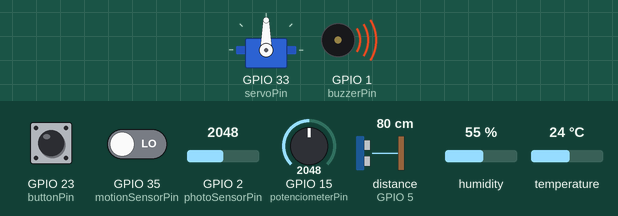
Simulated run of this sketch. Board: ESP32. On the bench: servo, buzzer (waves = sounding). The test bench sets the inputs (shaded band); at power-on: GPIO 2 (photoSensorPin) = 2048, GPIO 15 (potenciometerPin) = 2048, GPIO 23 (buttonPin) HIGH, GPIO 35 (motionSensorPin) LOW, distance to the obstacle (sensor on GPIO 5) 80 cm, humidity 55 %, temperature 24 °C. The echo pulse lasts 58.3 µs per cm.

Above: at 0.1 s.
Timing chart, 0 to 1.6 s (numbered marks = the images above):
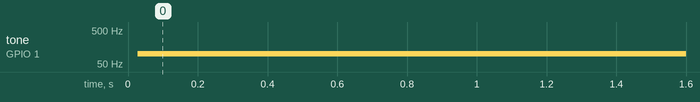

Measured:
- by itself, tone on GPIO 1 (buzzerPin): silent → 100 Hz at 0.03 s

The sketch:

percepcao.ino
```cpp
#include <DHT.h>
#include <Ultrasonic.h>
#include <ESP32Servo.h>


//-------------------INICIO PINAGEM INPUT-------------------------

// Sensor de Presenca
#define motionSensorPin   35

// Potenciometro
#define potenciometerPin  15

// Sensor de Iluminacao(LDR)
#define photoSensorPin    2
const float RESISTOR_FIXO = 1000;
const float GAMMA = 0.7;
const float RL10 = 50;

// Sensor de Temperatura e Humidade
#define DHTPIN            45
#define DHTTYPE        DHT11
DHT dht(DHTPIN, DHTTYPE);

// Sensor Ultrasonico
#define pino_trigger 4
#define pino_echo 5
Ultrasonic ultrasonic(pino_trigger, pino_echo);

// Botao de Interrupcao
#define buttonPin  23
volatile bool buttonState = false;
volatile unsigned long lastDebounceTime = 0;
const unsigned long DEBOUNCE_DELAY = 200;
void IRAM_ATTR handleButtonISR() {
  unsigned long now = millis();
  if ((now - lastDebounceTime) > DEBOUNCE_DELAY) {
    // le a borda
    if (digitalRead(buttonPin) == LOW) {
      // alterna estado lógico (isso apenas atualiza flag; o envio ao Cloud acontece no loop)
      buttonState = !buttonState;
    }
    lastDebounceTime = now;
  }
}

//-------------------FIM PINAGEM INPUT-------------------------

//-----------------INICIO PINAGEM OUTPUT-----------------------

// Servo
#define servoPin   33
Servo servo;

//buzzer
#define buzzerPin   1

//------------------FIM PINAGEM OUTPUT------------------------

// ----------------- SETUP -------------------
void setup() {

  //--------------INPUT--------------//
  pinMode(motionSensorPin,  INPUT);
  pinMode(photoSensorPin,   INPUT);
  pinMode(potenciometerPin, INPUT);
  dht.begin();

  //-----------INPUT-PULLUP-----------//
  pinMode(buttonPin, INPUT_PULLUP);
  attachInterrupt(digitalPinToInterrupt(buttonPin), handleButtonISR, FALLING);

  //--------------OUTPUT--------------//
  pinMode(buzzerPin, OUTPUT);
  servo.attach(servoPin);

}

// ----------------- LOOP -------------------
void loop() {
  // put your main code here, to run repeatedly:

  // Obter Dados Sensor de Iluminacao(LDR)
  // @param int pin
  int fotoValue = analogRead(photoSensorPin);
  float fotoVoltage = fotoValue * 3.3 / 4095.0;
  if (fotoVoltage >= 3.29) fotoVoltage = 3.29;
  float fotoResistance = RESISTOR_FIXO * fotoVoltage / (3.3 - fotoVoltage);
  if (fotoResistance <= 0) fotoResistance = 1;
  float lux = pow((RL10 * 1000 * pow(10, GAMMA)) / fotoResistance, 1.0 / GAMMA);

  // Obter Dados Sensor Ultrasonico
  // @param int unitDistanceMeasurement
  float distanciaCM = ultrasonic.read(CM);

  // Obter Dados Sensor Temperatura e Humidade
  float temperature = dht.readTemperature();
  float humidity    = dht.readHumidity();

  // Obter Dados Sensor Presenca
  // @param int pin
  int motionSensorState = digitalRead(motionSensorPin);

  // Obter Dados do Potenciometro
  // @param int pin
  int potenciometerValue = analogRead(potenciometerPin);

  //-----------------------------------------------------

  // Saida do Servo
  // Rotaciona ate um determinado angulo
  // @param int angle
  servo.write(90);

  // Saida do Buzzer
  // ligar buzzer
  // @param int pin, int frequence
  tone(buzzerPin, 100);


}
```
